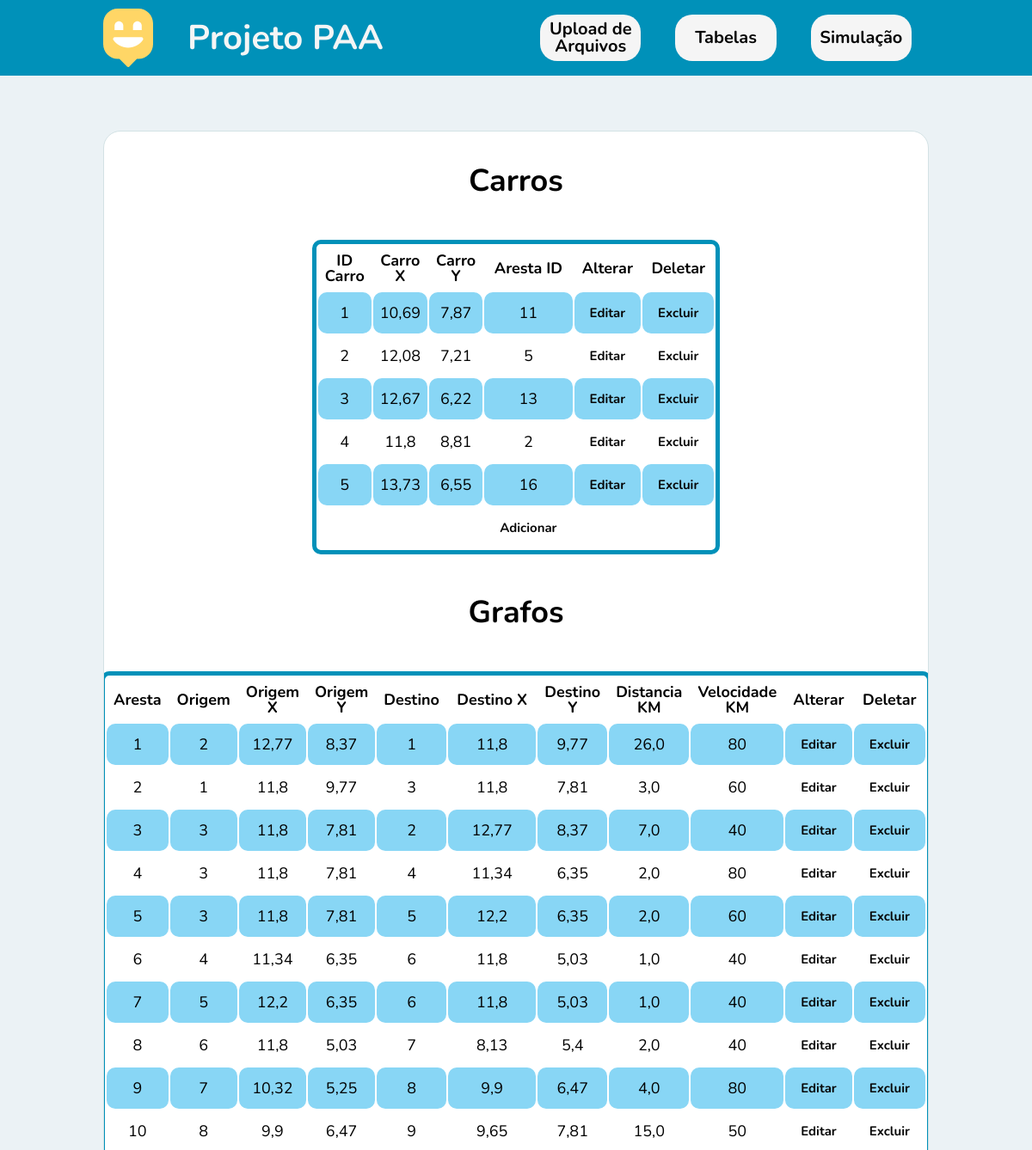
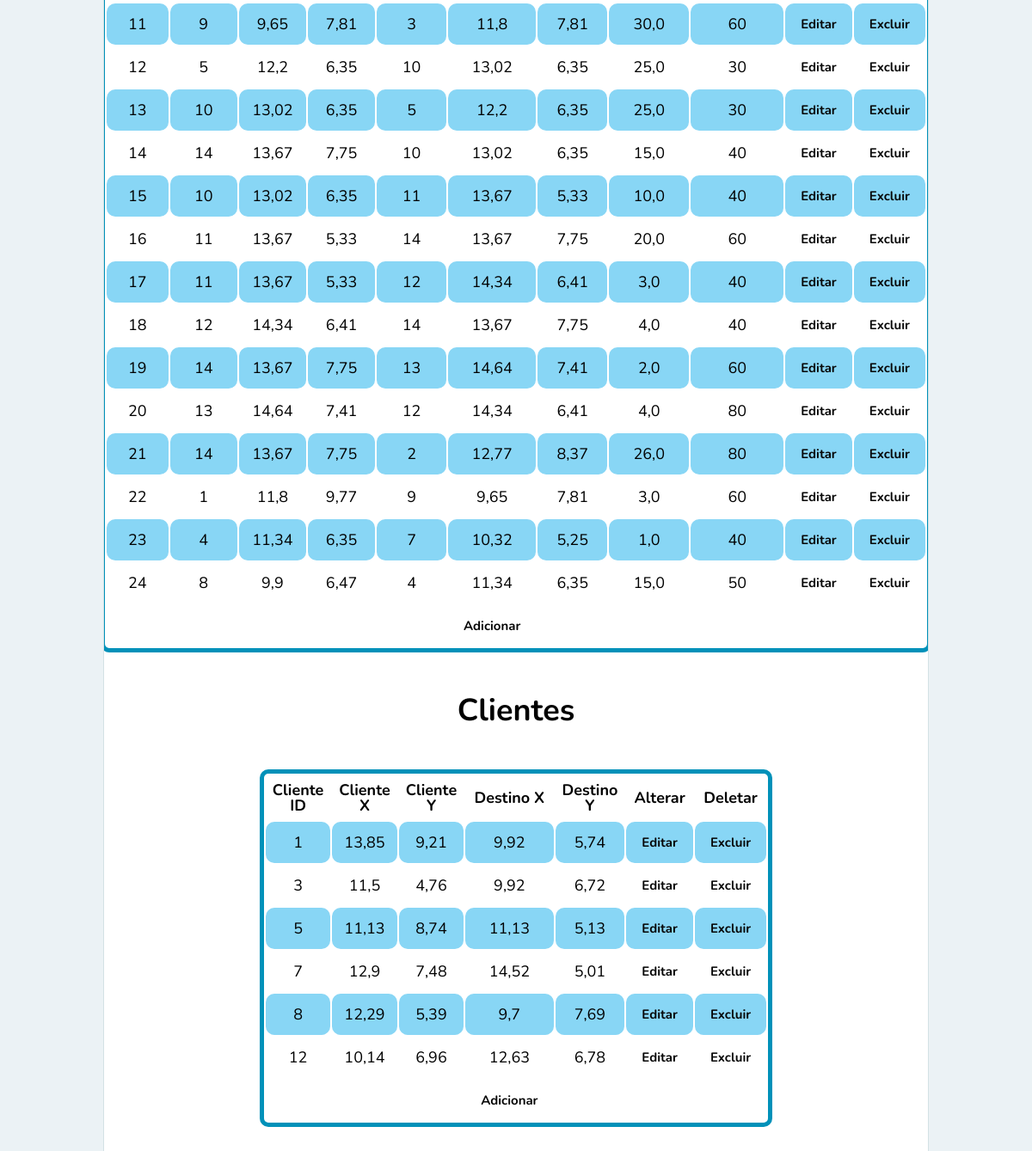
Page /tabelas on the committed database (2 pictures, top to bottom).
### app/models.py (models this page shows)
class Carro(models.Model):
    carro_id = models.IntegerField(blank=False, null=False)
    loc_carro_x = models.FloatField(blank=False, null=False)
    loc_carro_y = models.FloatField(blank=False, null=False)
    aresta_id = models.IntegerField(blank=False, null=False)

class Grafo(models.Model):
    aresta_n = models.IntegerField(blank=False, null=False, default=0)
    v_origem = models.IntegerField(blank=False, null=False, default=0)
    loc_v_origem_x = models.FloatField(blank=False, null=False, default=0)
    loc_v_origem_y = models.FloatField(blank=False, null=False, default=0)
    v_destino = models.IntegerField(blank=False, null=False, default=0)
    loc_v_destino_x = models.FloatField(blank=False, null=False, default=0)
    loc_v_destino_y = models.FloatField(blank=False, null=False, default=0)
    distancia_km = models.FloatField(blank=False, null=False, default=0)
    velocidade_km_h = models.IntegerField(blank=False, null=False, default=0)

class Cliente(models.Model):
    cliente_id = models.IntegerField(blank=False, null=False)
    loc_cliente_x = models.FloatField(blank=False, null=False)
    loc_cliente_y = models.FloatField(blank=False, null=False)
    dest_cliente_x = models.FloatField(blank=False, null=False)
    dest_cliente_y = models.FloatField(blank=False, null=False)

### app/views.py (the view)
# urls.py: path('tabelas', views.tabelas, name='tabelas'),
def tabelas(request):
    carros = Carro.objects.all()
    clientes = Cliente.objects.all()
    grafos = Grafo.objects.all()
    return render(request, 'app/tabelas.html', {'carros':carros, 'clientes':clientes, 'grafos': grafos})

### app/templates/app/tabelas.html (shortened to what this page needs)
{% load static %}
{% block content %}
<!DOCTYPE html>
<html lang="pt_BR">
  <head>
    <link rel="stylesheet" href="{% static 'css/main.css' %}" />
    <link rel="stylesheet" href="{% static 'css/animations.css' %}" />
    <link rel="stylesheet" href=" {% static 'css/tabelas.css' %}" />
  </head>
  <body>
    <nav class="nav_bar_back">
      <div class="nav_bar">
        <div class="nav_title">
          <img src="{% static 'images/map-marker.svg' %}" alt="Happy">
          <h1 class="title">Projeto PAA</h1>
        </div>
        <div class="nav_buttons">
          <a class="button_nav" href="/"><label>Upload de Arquivos</label></a>
          <a class="button_nav" href="/tabelas"><label>Tabelas</label></a>
          <a class="button_nav" href="/simulacao/0/0"><label>Simulação</label></a>
        </div>
      </div>
    </nav>
    <div class="page-home animate-up">
      <h1 class="t1">Carros</h1>
        <div class="table_title_div">
            <div class="table_div">
                <table class="table">
                    <tr class="titulo">
                        <td>ID Carro</td>
                        <td>Carro X</td>
                        <td>Carro Y</td>
                        <td>Aresta ID</td>
                        <td>Alterar</td>
                        <td>Deletar</td>
                    </tr>
                    {% for carro in carros %}
                    <tr>
                        <td>{{carro.carro_id}}</td>
                        <td>{{carro.loc_carro_x}}</td>
                        <td>{{carro.loc_carro_y}}</td>
                        <td>{{carro.aresta_id}}</td>
                        <td>
                          <a class="button_edit" type="submit" href="/edit/carro/{{carro.carro_id}}">Editar</a class=>
                        </td>
                        <td>
                          <a class="button_edit" type="submit" href="delete/carro/{{carro.carro_id}}">Excluir</a class=>
                        </td>
                    </tr>
                    {% endfor %}
                    <tr style="background-color: #ffffff;">
                      <td></td>
                      <td></td>
                      <td></td>
                      <td><a class="button_edit" type="submit" href="adicionar/carro">Adicionar</a class=></td>
                      <td></td>
                      <td></td>
                  </tr>
                </table>
            </div>
        </div>
        <h1>Grafos</h1>
        <div class="table_title_div">
            <div class="table_div">
                <table class="table">
                    <tr class="titulo">
                        <td>Aresta</td>
                        <td>Origem</td>
                        <td>Origem X</td>
                        <td>Origem Y</td>
                        <td>Destino</td>
                        <td>Destino X</td>
                        <td>Destino Y</td>
                        <td>Distancia KM</td>
                        <td>Velocidade KM</td>
                        <td>Alterar</td>
                        <td>Deletar</td>
                    </tr>
                    {% for grafo in grafos %}
                    <tr>
                        <td>{{grafo.aresta_n}}</td>
                        <td>{{grafo.v_origem}}</td>
                        <td>{{grafo.loc_v_origem_x}}</td>
                        <td>{{grafo.loc_v_origem_y}}</td>
                        <td>{{grafo.v_destino}}</td>
                        <td>{{grafo.loc_v_destino_x}}</td>
                        <td>{{grafo.loc_v_destino_y}}</td>
                        <td>{{grafo.distancia_km}}</td>
                        <td>{{grafo.velocidade_km_h}}</td>
                        <td>
                          <a class="button_edit" type="submit" href="/edit/grafo/{{grafo.aresta_n}}">Editar</a>
                        </td>
                        <td>
                          <a class="button_edit" type="submit" href="delete/grafo/{{grafo.aresta_n}}">Excluir</a class=>
                        </td>
                    </tr>
                    {% endfor %}
                    <tr style="background-color: #ffffff;">
                      <td></td>
                      <td></td>
                      <td></td>
                      <td></td>
                      <td></td>
                      <td><a class="button_edit" type="submit" href="adicionar/grafo">Adicionar</a class=></td>
                      <td></td>
                      <td></td>
                      <td></td>
                      <td></td>
                      <td></td>
                    </tr>
                </table>
              </div>
            </div>
            <h1>Clientes</h1>
        <div class="table_title_div">
            <div class="table_div">
                <table class="table">
                    <tr class="titulo">
                        <td>Cliente ID</td>
                        <td>Cliente X</td>
                        <td>Cliente Y</td>
                        <td>Destino X</td>
                        <td>Destino Y</td>
                        <td>Alterar</td>
                        <td>Deletar</td>
                    </tr>
                    {% for cliente in clientes %}
                    <tr>
                        <td>{{cliente.cliente_id}}</td>
                        <td>{{cliente.loc_cliente_x}}</td>
                        <td>{{cliente.loc_cliente_y}}</td>
                        <td>{{cliente.dest_cliente_x}}</td>
                        <td>{{cliente.dest_cliente_y}}</td>
                        <td>
                          <a class="button_edit" type="submit" href="/edit/cliente/{{cliente.cliente_id}}">Editar</a>
                        </td>
                        <td>
                          <a class="button_edit" type="submit" href="delete/cliente/{{cliente.cliente_id}}">Excluir</a class=>
                        </td>
                    </tr>
                    {% endfor %}
                    <tr style="background-color: #ffffff;">
                      <td></td>
                      <td></td>
                      <td></td>
                      <td> <a class="button_edit" type="submit" href="adicionar/cliente">Adicionar</a class=></td>
                      <td></td>
                      <td></td>
                      <td></td>
                    </tr>
                  </table>
            </div>
        </div>
    </div>
  </body>
</html>
{% endblock %}

### app/static/css/main.css (style rules this page uses)
* { margin: 0; padding: 0; box-sizing: border-box; }
:root { font-size: 62.5%; }
body { height: 100vh; color: white; background: #ebf2f5; }
body, input, button, textarea { font: 400 1.8rem/1 "Nunito", "sans-serif"; color: black; }

### app/static/css/animations.css (style rules this page uses)
.animate-up { animation-name: up; animation-duration: 300ms; animation-fill-mode: backwards; }

### app/static/css/tabelas.css (style rules this page uses)
body { flex: 1; }
.page-home { width: 80%; margin: 6.4rem auto; background: white; border: 1px solid #d3e2e5; border-radius: 2rem; overflow: hidden; }
.nav_bar_back { background: rgb(0, 145, 185); display: flex; justify-content: center; }
.nav_bar { width: 80%; display: flex; justify-content: space-between; align-items: center; margin: 1rem; }
.nav_title { display: flex; justify-content: space-evenly; align-items: center; color: whitesmoke; }
.title { margin-left: 4rem; font-size: 40px; }
.nav_buttons { display: flex; justify-content: space-evenly; align-items: center; background: rgb(0, 145, 185); }
.button_nav { width: 100%; height: 5.4rem; border: 0; cursor: pointer; background: rgb(245, 245, 245); border-radius: 2rem; color: rgb(6, 6, 6); display: flex; align-items: center; justify-content: center; text-align: center; transition: background-color 0.2s; margin-left: 2rem; margin-right: 2rem; text-decoration: none; font-size: 20px; font-weight: bold; }
.button_edit { width: 100%; height: 3.2rem; border: 0; cursor: pointer; border-radius: 2rem; color: rgb(6, 6, 6); display: flex; align-items: center; justify-content: center; text-align: center; transition: background-color 0.2s; margin-right: 2rem; text-decoration: none; font-size: 15px; font-weight: bold; }
.table_title_div { display: flex; justify-content: center; align-items: left; padding: 2rem; }
.table_div { display: flex; justify-content: space-evenly; align-items: center; }
.table { border: 5px solid rgb(0, 145, 185); border-radius: 10px; margin-top: 30px; margin-bottom: 30px; margin-left: 2rem; margin-right: 2rem; width: 60%; }
.titulo { font-weight: bolder; }
th, td { text-align: center; padding: 8px; border-radius: 10px; }
h1 { text-align: center; }
tr:nth-child(even) { background-color: #88d6f5; }
.t1 { margin-top: 4rem; }

### rows in the picture
Carro: carro_id "1", loc_carro_x "10,69", loc_carro_y "7,87", aresta_id "11"
Carro: carro_id "2", loc_carro_x "12,08", loc_carro_y "7,21", aresta_id "5"
Carro: carro_id "3", loc_carro_x "12,67", loc_carro_y "6,22", aresta_id "13"
Carro: carro_id "4", loc_carro_x "11,8", loc_carro_y "8,81", aresta_id "2"
Carro: carro_id "5", loc_carro_x "13,73", loc_carro_y "6,55", aresta_id "16"
Grafo: aresta_n "1", v_origem "2", loc_v_origem_x "12,77", loc_v_origem_y "8,37", v_destino "1", loc_v_destino_x "11,8", loc_v_destino_y "9,77", distancia_km "26,0", velocidade_km_h "80"
Grafo: aresta_n "2", v_origem "1", loc_v_origem_x "11,8", loc_v_origem_y "9,77", v_destino "3", loc_v_destino_x "11,8", loc_v_destino_y "7,81", distancia_km "3,0", velocidade_km_h "60"
Grafo: aresta_n "3", v_origem "3", loc_v_origem_x "11,8", loc_v_origem_y "7,81", v_destino "2", loc_v_destino_x "12,77", loc_v_destino_y "8,37", distancia_km "7,0", velocidade_km_h "40"
Grafo: aresta_n "4", v_origem "3", loc_v_origem_x "11,8", loc_v_origem_y "7,81", v_destino "4", loc_v_destino_x "11,34", loc_v_destino_y "6,35", distancia_km "2,0", velocidade_km_h "80"
Grafo: aresta_n "5", v_origem "3", loc_v_origem_x "11,8", loc_v_origem_y "7,81", v_destino "5", loc_v_destino_x "12,2", loc_v_destino_y "6,35", distancia_km "2,0", velocidade_km_h "60"
Grafo: aresta_n "6", v_origem "4", loc_v_origem_x "11,34", loc_v_origem_y "6,35", v_destino "6", loc_v_destino_x "11,8", loc_v_destino_y "5,03", distancia_km "1,0", velocidade_km_h "40"
Grafo: aresta_n "7", v_origem "5", loc_v_origem_x "12,2", loc_v_origem_y "6,35", v_destino "6", loc_v_destino_x "11,8", loc_v_destino_y "5,03", distancia_km "1,0", velocidade_km_h "40"
Grafo: aresta_n "8", v_origem "6", loc_v_origem_x "11,8", loc_v_origem_y "5,03", v_destino "7", loc_v_destino_x "8,13", loc_v_destino_y "5,4", distancia_km "2,0", velocidade_km_h "40"
Grafo: aresta_n "9", v_origem "7", loc_v_origem_x "10,32", loc_v_origem_y "5,25", v_destino "8", loc_v_destino_x "9,9", loc_v_destino_y "6,47", distancia_km "4,0", velocidade_km_h "80"
Grafo: aresta_n "10", v_origem "8", loc_v_origem_x "9,9", loc_v_origem_y "6,47", v_destino "9", loc_v_destino_x "9,65", loc_v_destino_y "7,81", distancia_km "15,0", velocidade_km_h "50"
Grafo: aresta_n "11", v_origem "9", loc_v_origem_x "9,65", loc_v_origem_y "7,81", v_destino "3", loc_v_destino_x "11,8", loc_v_destino_y "7,81", distancia_km "30,0", velocidade_km_h "60"
Grafo: aresta_n "12", v_origem "5", loc_v_origem_x "12,2", loc_v_origem_y "6,35", v_destino "10", loc_v_destino_x "13,02", loc_v_destino_y "6,35", distancia_km "25,0", velocidade_km_h "30"
Grafo: aresta_n "13", v_origem "10", loc_v_origem_x "13,02", loc_v_origem_y "6,35", v_destino "5", loc_v_destino_x "12,2", loc_v_destino_y "6,35", distancia_km "25,0", velocidade_km_h "30"
Grafo: aresta_n "14", v_origem "14", loc_v_origem_x "13,67", loc_v_origem_y "7,75", v_destino "10", loc_v_destino_x "13,02", loc_v_destino_y "6,35", distancia_km "15,0", velocidade_km_h "40"
Grafo: aresta_n "15", v_origem "10", loc_v_origem_x "13,02", loc_v_origem_y "6,35", v_destino "11", loc_v_destino_x "13,67", loc_v_destino_y "5,33", distancia_km "10,0", velocidade_km_h "40"
Grafo: aresta_n "16", v_origem "11", loc_v_origem_x "13,67", loc_v_origem_y "5,33", v_destino "14", loc_v_destino_x "13,67", loc_v_destino_y "7,75", distancia_km "20,0", velocidade_km_h "60"
Grafo: aresta_n "17", v_origem "11", loc_v_origem_x "13,67", loc_v_origem_y "5,33", v_destino "12", loc_v_destino_x "14,34", loc_v_destino_y "6,41", distancia_km "3,0", velocidade_km_h "40"
Grafo: aresta_n "18", v_origem "12", loc_v_origem_x "14,34", loc_v_origem_y "6,41", v_destino "14", loc_v_destino_x "13,67", loc_v_destino_y "7,75", distancia_km "4,0", velocidade_km_h "40"
Grafo: aresta_n "19", v_origem "14", loc_v_origem_x "13,67", loc_v_origem_y "7,75", v_destino "13", loc_v_destino_x "14,64", loc_v_destino_y "7,41", distancia_km "2,0", velocidade_km_h "60"
Grafo: aresta_n "20", v_origem "13", loc_v_origem_x "14,64", loc_v_origem_y "7,41", v_destino "12", loc_v_destino_x "14,34", loc_v_destino_y "6,41", distancia_km "4,0", velocidade_km_h "80"
Grafo: aresta_n "21", v_origem "14", loc_v_origem_x "13,67", loc_v_origem_y "7,75", v_destino "2", loc_v_destino_x "12,77", loc_v_destino_y "8,37", distancia_km "26,0", velocidade_km_h "80"
Grafo: aresta_n "22", v_origem "1", loc_v_origem_x "11,8", loc_v_origem_y "9,77", v_destino "9", loc_v_destino_x "9,65", loc_v_destino_y "7,81", distancia_km "3,0", velocidade_km_h "60"
Grafo: aresta_n "23", v_origem "4", loc_v_origem_x "11,34", loc_v_origem_y "6,35", v_destino "7", loc_v_destino_x "10,32", loc_v_destino_y "5,25", distancia_km "1,0", velocidade_km_h "40"
Grafo: aresta_n "24", v_origem "8", loc_v_origem_x "9,9", loc_v_origem_y "6,47", v_destino "4", loc_v_destino_x "11,34", loc_v_destino_y "6,35", distancia_km "15,0", velocidade_km_h "50"
Cliente: cliente_id "1", loc_cliente_x "13,85", loc_cliente_y "9,21", dest_cliente_x "9,92", dest_cliente_y "5,74"
Cliente: cliente_id "3", loc_cliente_x "11,5", loc_cliente_y "4,76", dest_cliente_x "9,92", dest_cliente_y "6,72"
Cliente: cliente_id "5", loc_cliente_x "11,13", loc_cliente_y "8,74", dest_cliente_x "11,13", dest_cliente_y "5,13"
Cliente: cliente_id "7", loc_cliente_x "12,9", loc_cliente_y "7,48", dest_cliente_x "14,52", dest_cliente_y "5,01"
Cliente: cliente_id "8", loc_cliente_x "12,29", loc_cliente_y "5,39", dest_cliente_x "9,7", dest_cliente_y "7,69"
Cliente: cliente_id "12", loc_cliente_x "10,14", loc_cliente_y "6,96", dest_cliente_x "12,63", dest_cliente_y "6,78"
